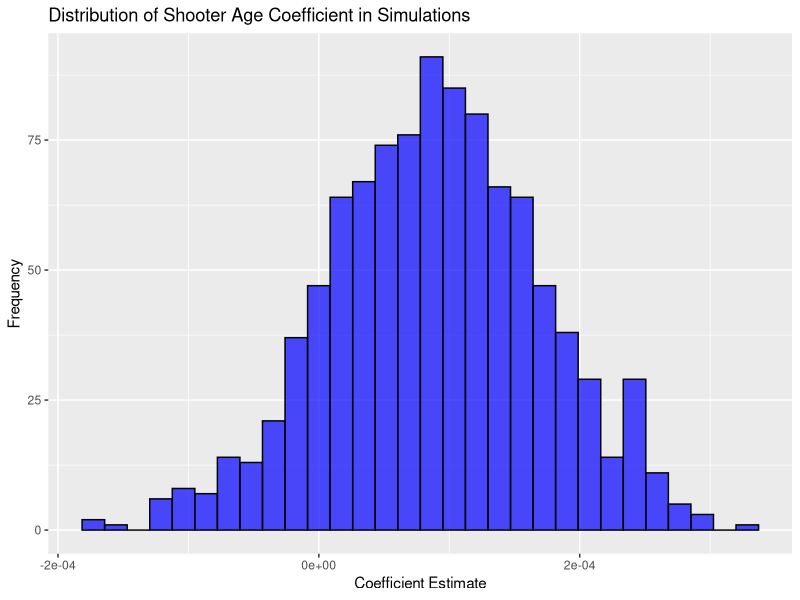
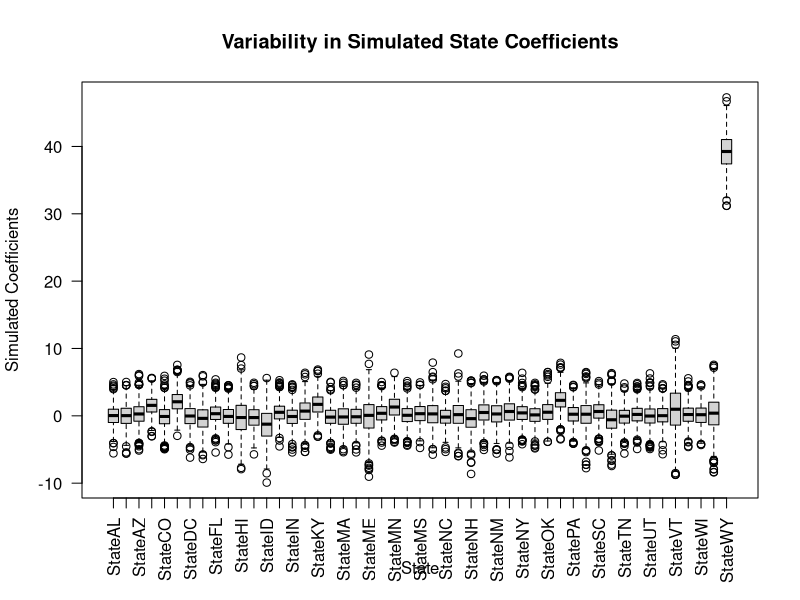

Source code (R) for these figures, in order:
## ---- chunk 1
knitr::opts_chunk$set(echo = TRUE)
## ---- chunk 2
library(ggplot2)
library(dplyr)

data <- read.csv("school_shooting_db_20200316.csv", stringsAsFactors = FALSE)

cleaned_data <- data |>
  filter(!is.na(Shooter.Age), !is.na(Total.Injured.Killed.Victims), !is.na(State)) |>
  mutate(
    State = as.factor(State),
    Total.Injured.Killed.Victims = Wounded + Killed..includes.shooter.
  )

model <- lm(Total.Injured.Killed.Victims ~ Shooter.Age + State, data = cleaned_data)
summary(model)

coefficients <- coef(model)
sigma <- summary(model)$sigma 

cleaned_data <- cleaned_data[complete.cases(cleaned_data[, c("Shooter.Age", "State", "Total.Injured.Killed.Victims")]), ]

set.seed(123)
cleaned_data$Simulated_Victims <- predict(model) + rnorm(nrow(cleaned_data), mean = 0, sd = sigma)

simulated_model <- lm(Simulated_Victims ~ Shooter.Age + State, data = cleaned_data)
summary(simulated_model)

set.seed(123)
n_simulations <- 1000
simulated_coefficients <- replicate(n_simulations, {
  cleaned_data$Simulated_Victims <- predict(model) + rnorm(nrow(cleaned_data), mean = 0, sd = sigma)
  coef(lm(Simulated_Victims ~ Shooter.Age + State, data = cleaned_data))
})

simulated_coefficients <- as.data.frame(t(simulated_coefficients))
colnames(simulated_coefficients) <- names(coefficients)

ggplot(data = simulated_coefficients, aes(x = Shooter.Age)) +
  geom_histogram(bins = 30, fill = "blue", color = "black", alpha = 0.7) +
  labs(title = "Distribution of Shooter Age Coefficient in Simulations",
       x = "Coefficient Estimate",
       y = "Frequency")

quantile(simulated_coefficients$Shooter.Age, probs = c(0.025, 0.975))

## ---- chunk 3
state_coeffs <- simulated_coefficients[, grep("State", colnames(simulated_coefficients))]
state_sd <- apply(state_coeffs, 2, sd)
state_ci <- t(apply(state_coeffs, 2, function(x) quantile(x, probs = c(0.025, 0.975))))
boxplot(state_coeffs, las = 2, main = "Variability in Simulated State Coefficients",
        xlab = "State", ylab = "Simulated Coefficients")


